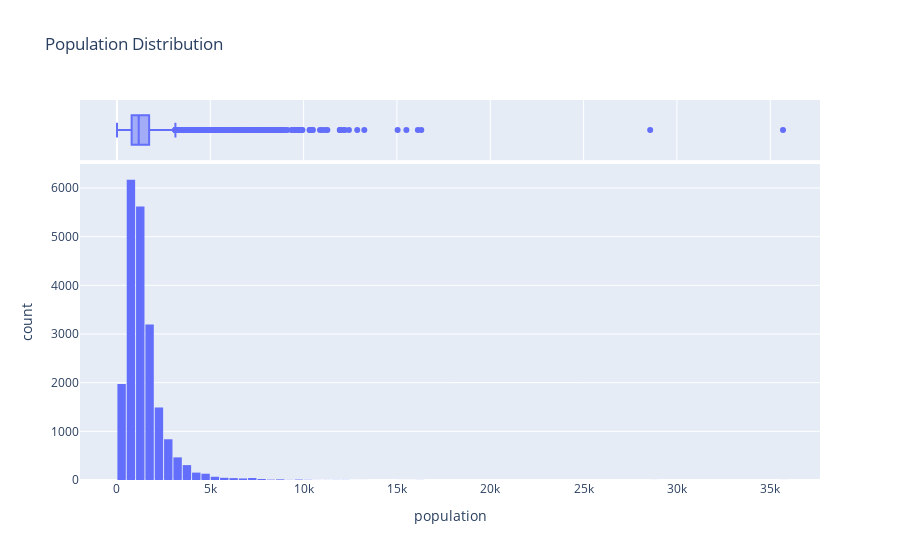

The cell this chart's notebook holds for it:
### Code cell
fig = px.histogram(df, x = 'population', marginal='box', nbins=100, title='Population Distribution')
fig.update_layout(bargap=0.1)
fig.show()

### Figure 1 — Plotly figure (JSON) as saved in the notebook; plotly's stock layout.template omitted (floating-point values rounded to 4 significant figures; data arrays with more than 128 entries replaced by an {"elided": "..."} marker saying what was removed)
{"data": [{"alignmentgroup": "True", "bingroup": "x", "hovertemplate": "population=%{x}<br>count=%{y}<extra></extra>", "legendgroup": "", "marker": {"color": "#636efa", "pattern": {"shape": ""}}, "name": "", "nbinsx": 100, "offsetgroup": "", "orientation": "v", "showlegend": false, "type": "histogram", "x": {"elided": "20640 int values"}, "xaxis": "x", "yaxis": "y"}, {"alignmentgroup": "True", "hovertemplate": "population=%{x}<extra></extra>", "legendgroup": "", "marker": {"color": "#636efa"}, "name": "", "notched": true, "offsetgroup": "", "showlegend": false, "type": "box", "x": {"elided": "20640 int values"}, "xaxis": "x2", "yaxis": "y2"}], "layout": {"bargap": 0.1, "barmode": "relative", "legend": {"tracegroupgap": 0}, "title": {"text": "Population Distribution"}, "xaxis": {"anchor": "y", "domain": [0, 1], "title": {"text": "population"}}, "xaxis2": {"anchor": "y2", "domain": [0, 1], "matches": "x", "showgrid": true, "showticklabels": false}, "yaxis": {"anchor": "x", "domain": [0, 0.8316], "title": {"text": "count"}}, "yaxis2": {"anchor": "x2", "domain": [0.8416, 1], "matches": "y2", "showgrid": false, "showline": false, "showticklabels": false, "ticks": ""}}}
